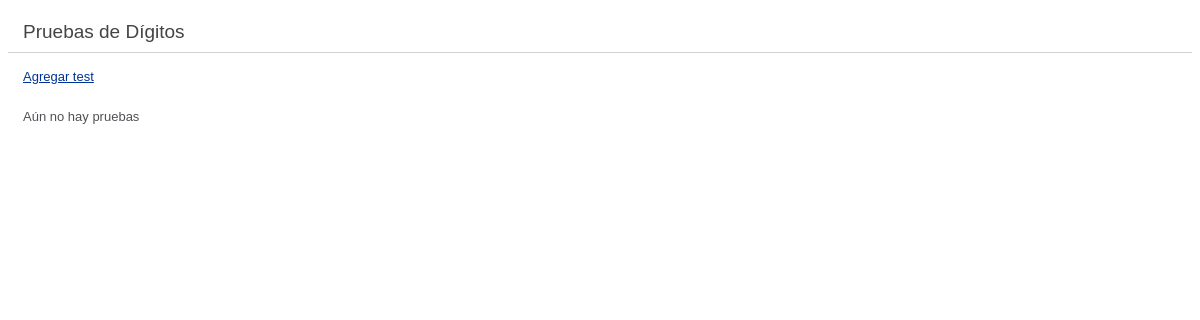
Page /index.php/digittest on the earlier database version.
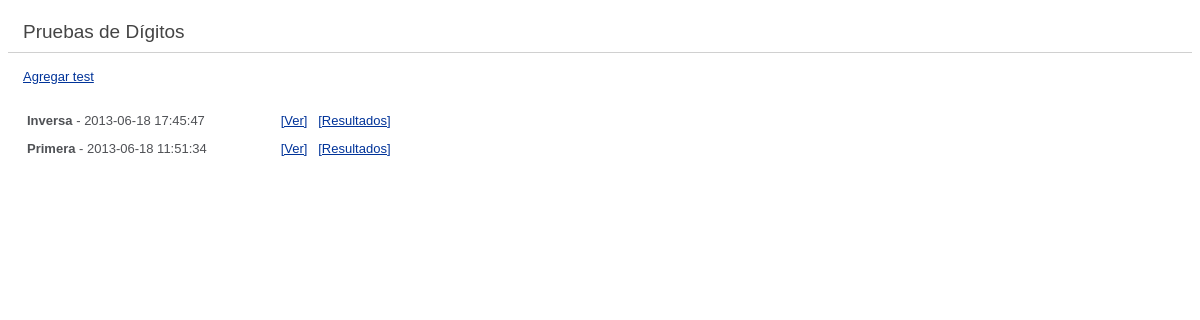
Same page on the later database version.
### tables this page shows
CREATE TABLE `test_digit` (
  `id` int(10) unsigned NOT NULL auto_increment,
  `name` varchar(25) NOT NULL,
  `date` datetime NOT NULL,
  `disturbance` smallint(2) NOT NULL,
  `exposure` int(10) NOT NULL,
  `type` smallint(1) unsigned NOT NULL default '1' COMMENT '1-direct, 2-reverse',
  PRIMARY KEY  (`id`)
);

### application/controllers/digittest.php (called while the page is built, shortened)
<?php
class DigitTest extends CI_Controller {
	public function __construct()
	{
		$this->load->model('digittest_model');
	}
	public function index()
	{
		$data['tests'] = $this->digittest_model->get();
		$data['title'] = 'Pruebas de Dígitos';
		$this->load->view('templates/header', $data);
		$this->load->view('digittest/index', $data);
		$this->load->view('templates/footer');
	}
}

### index.php (called while the page is built, shortened)
<?php
require_once BASEPATH.'core/CodeIgniter.php';

### application/models/digittest_model.php (called while the page is built, shortened)
<?php
class digittest_model extends CI_Model {
	public function get() {
		$this->db->from('test_digit')->order_by("date", "desc");
		return $this->db->get()->result_array();
	}
}

### application/views/digittest/index.php (the view, shortened to what this page needs)
<div id="main">
	<div>
		<a href="<?php echo site_url("digittest/add");?>" id="btn-add">Agregar test</a><br/><br/>
	</div>
	<div id="gallery">
	<?php
	if (sizeof($tests) > 0) :
		foreach ($tests as $test): ?>
			<div class="test-item">
				<div class="test-info">
					<?php echo "<strong>" . $test['name'] . '</strong> - ' . $test['date']?>
				</div>
				<div id="test-actions">
					<a href="<?php echo site_url("digittest/" . $test['id']);?>">[Ver]</a>
					<a href="<?php echo site_url("digittest/results/" . $test['id']);?>">[Resultados]</a>
				</div>
			</div>
			<?php
		endforeach;
	else:
		echo "A&uacute;n no hay pruebas";
	endif;
	?>
	</div>
</div>

### application/views/templates/header.php (shortened to what this page needs)
<html>
<head>
<link rel="stylesheet"
	href="http://code.jquery.com/ui/1.10.3/themes/smoothness/jquery-ui.css" />
<link rel="stylesheet" type="text/css" href="<?php echo base_url() . 'resources/css/theme.css'?>">
</head>
<body>
	<h1>
		<?php echo $title?>
	</h1>

### application/views/templates/footer.php
</body>
</html>

### resources/css/theme.css (style rules this page uses)
body { background-color: #fff; font: 13px/20px normal Helvetica, Arial, sans-serif; color: #4F5155; }
a { color: #003399; background-color: transparent; font-weight: normal; }
h1 { color: #444; background-color: transparent; border-bottom: 1px solid #D0D0D0; font-size: 19px; font-weight: normal; margin: 0 0 14px 0; padding: 14px 15px 10px 15px; }
#main { text-align: center; height: 100%; text-align: left; padding: 15px; padding-top: 0px }
#gallery { text-align: left; }
.test-item { padding: 4px; }
.test-info { width: 250px; display: inline-block; }
.test-item div { display: inline-block; }

Differences in the rows shown:
added test_digit: name "Inversa", date "2013-06-18 17:45:47"
added test_digit: name "Primera", date "2013-06-18 11:51:34"
Other differences:
text no longer shown: "Aún no hay pruebas"
